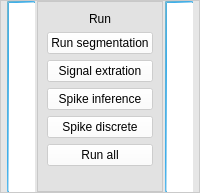
                  <widget class="QFrame" name="frame_30">
                   <property name="sizePolicy">
                    <sizepolicy hsizetype="Preferred" vsizetype="Expanding">
                     <horstretch>0</horstretch>
                     <verstretch>16</verstretch>
                    </sizepolicy>
                   </property>
                   <property name="styleSheet">
                    <string notr="true">background-color:rgba(220, 220, 220, 120);</string>
                   </property>
                   <property name="frameShape">
                    <enum>QFrame::StyledPanel</enum>
                   </property>
                   <property name="frameShadow">
                    <enum>QFrame::Raised</enum>
                   </property>
                   <layout class="QHBoxLayout" name="horizontalLayout_5">
                    <property name="spacing">
                     <number>2</number>
                    </property>
                    <property name="leftMargin">
                     <number>6</number>
                    </property>
                    <property name="topMargin">
                     <number>0</number>
                    </property>
                    <property name="rightMargin">
                     <number>6</number>
                    </property>
                    <property name="bottomMargin">
                     <number>0</number>
                    </property>
                    <item>
                     <widget class="QFrame" name="frame_45">
                      <property name="sizePolicy">
                       <sizepolicy hsizetype="Expanding" vsizetype="Ignored">
                        <horstretch>5</horstretch>
                        <verstretch>5</verstretch>
                       </sizepolicy>
                      </property>
                      <property name="maximumSize">
                       <size>
                        <width>600</width>
                        <height>600</height>
                       </size>
                      </property>
                      <property name="styleSheet">
                       <string notr="true">#frame_45{
background-color:white;
border:2px solid qlineargradient(spread:pad, x1:0, y1:0, x2:1, y2:1, stop:0 rgba(107, 171, 184, 214), stop:0.545455 rgba(19, 157, 230, 211), stop:1 rgba(236, 241, 245, 232));
}</string>
                      </property>
                      <property name="frameShape">
                       <enum>QFrame::StyledPanel</enum>
                      </property>
                      <property name="frameShadow">
                       <enum>QFrame::Raised</enum>
                      </property>
                      <widget class="QLabel" name="label_16">
                       <property name="geometry">
                        <rect>
                         <x>2</x>
                         <y>2</y>
                         <width>454</width>
                         <height>454</height>
                        </rect>
                       </property>
                       <property name="sizePolicy">
                        <sizepolicy hsizetype="Ignored" vsizetype="Ignored">
                         <horstretch>0</horstretch>
                         <verstretch>0</verstretch>
                        </sizepolicy>
                       </property>
                       <property name="minimumSize">
                        <size>
                         <width>80</width>
                         <height>80</height>
                        </size>
                       </property>
                       <property name="styleSheet">
                        <string notr="true">background:white;</string>
                       </property>
                       <property name="frameShadow">
                        <enum>QFrame::Plain</enum>
                       </property>
                       <property name="text">
                        <string/>
                       </property>
                      </widget>
                     </widget>
                    </item>
                    <item>
                     <widget class="QFrame" name="frame_33">
                      <property name="sizePolicy">
                       <sizepolicy hsizetype="Expanding" vsizetype="Preferred">
                        <horstretch>2</horstretch>
                        <verstretch>0</verstretch>
                       </sizepolicy>
                      </property>
                      <property name="maximumSize">
                       <size>
                        <width>800</width>
                        <height>16777215</height>
                       </size>
                      </property>
                      <property name="frameShape">
                       <enum>QFrame::StyledPanel</enum>
                      </property>
                      <property name="frameShadow">
                       <enum>QFrame::Raised</enum>
                      </property>
                      <layout class="QVBoxLayout" name="verticalLayout_7">
                       <property name="spacing">
                        <number>6</number>
                       </property>
                       <property name="topMargin">
                        <number>10</number>
                       </property>
                       <property name="bottomMargin">
                        <number>25</number>
                       </property>
                       <item>
                        <widget class="QLabel" name="label_24">
                         <property name="sizePolicy">
                          <sizepolicy hsizetype="Preferred" vsizetype="Expanding">
                           <horstretch>0</horstretch>
                           <verstretch>1</verstretch>
                          </sizepolicy>
                         </property>
                         <property name="styleSheet">
                          <string notr="true">font: 75 12pt &quot;Adobe Gothic Std B&quot;;
background:transparent</string>
                         </property>
                         <property name="text">
                          <string>Run</string>
                         </property>
                         <property name="alignment">
                          <set>Qt::AlignCenter</set>
                         </property>
                        </widget>
                       </item>
                       <item>
                        <widget class="QPushButton" name="pushButton_run_seg">
                         <property name="sizePolicy">
                          <sizepolicy hsizetype="Minimum" vsizetype="Expanding">
                           <horstretch>0</horstretch>
                           <verstretch>1</verstretch>
                          </sizepolicy>
                         </property>
                         <property name="styleSheet">
                          <string notr="true">QPushButton{
background-color:rgba(255,255,255,150);
font: 9pt &quot;微软雅黑&quot;;
}
QPushButton:hover
{
margin:1px;
}</string>
                         </property>
                         <property name="text">
                          <string>Run segmentation</string>
                         </property>
                        </widget>
                       </item>
                       <item>
                        <widget class="QPushButton" name="pushButton_run_extract">
                         <property name="sizePolicy">
                          <sizepolicy hsizetype="Minimum" vsizetype="Expanding">
                           <horstretch>0</horstretch>
                           <verstretch>1</verstretch>
                          </sizepolicy>
                         </property>
                         <property name="styleSheet">
                          <string notr="true">QPushButton{
background-color:rgba(255,255,255,150);
font: 9pt &quot;微软雅黑&quot;;
}
QPushButton:hover
{
margin:1px;
}</string>
                         </property>
                         <property name="text">
                          <string>Signal extration</string>
                         </property>
                        </widget>
                       </item>
                       <item>
                        <widget class="QPushButton" name="pushButton_run_spike">
                         <property name="sizePolicy">
                          <sizepolicy hsizetype="Minimum" vsizetype="Expanding">
                           <horstretch>0</horstretch>
                           <verstretch>1</verstretch>
                          </sizepolicy>
                         </property>
                         <property name="styleSheet">
                          <string notr="true">QPushButton{
background-color:rgba(255,255,255,150);
font: 9pt &quot;微软雅黑&quot;;
}
QPushButton:hover
{
margin:1px;
}</string>
                         </property>
                         <property name="text">
                          <string>Spike inference</string>
                         </property>
                        </widget>
                       </item>
                       <item>
                        <widget class="QPushButton" name="pushButton_run_discrete">
                         <property name="sizePolicy">
                          <sizepolicy hsizetype="Minimum" vsizetype="Expanding">
                           <horstretch>0</horstretch>
                           <verstretch>1</verstretch>
                          </sizepolicy>
                         </property>
                         <property name="styleSheet">
                          <string notr="true">QPushButton{
background-color:rgba(255,255,255,150);
font: 9pt &quot;微软雅黑&quot;;
}
QPushButton:hover
{
margin:1px;
}</string>
                         </property>
                         <property name="text">
                          <string>Spike discrete</string>
                         </property>
                        </widget>
                       </item>
                       <item>
                        <widget class="QPushButton" name="pushButton_run_all">
                         <property name="sizePolicy">
                          <sizepolicy hsizetype="Minimum" vsizetype="Expanding">
                           <horstretch>0</horstretch>
                           <verstretch>1</verstretch>
                          </sizepolicy>
                         </property>
                         <property name="styleSheet">
                          <string notr="true">QPushButton{
background-color:rgba(255,255,255,150);
font: 9pt &quot;微软雅黑&quot;;
}
QPushButton:hover
{
margin:1px;
}</string>
                         </property>
                         <property name="text">
                          <string>Run all</string>
                         </property>
                        </widget>
                       </item>
                      </layout>
                     </widget>
                    </item>
                    <item>
                     <widget class="QFrame" name="frame_46">
                      <property name="sizePolicy">
                       <sizepolicy hsizetype="Expanding" vsizetype="Preferred">
                        <horstretch>5</horstretch>
                        <verstretch>0</verstretch>
                       </sizepolicy>
                      </property>
                      <property name="maximumSize">
                       <size>
                        <width>600</width>
                        <height>600</height>
                       </size>
                      </property>
                      <property name="styleSheet">
                       <string notr="true">#frame_46{
background-color:white;
border:2px solid qlineargradient(spread:pad, x1:0, y1:0, x2:1, y2:1, stop:0 rgba(107, 171, 184, 214), stop:0.545455 rgba(19, 157, 230, 211), stop:1 rgba(236, 241, 245, 232));
}</string>
                      </property>
                      <property name="frameShape">
                       <enum>QFrame::StyledPanel</enum>
                      </property>
                      <property name="frameShadow">
                       <enum>QFrame::Raised</enum>
                      </property>
                      <widget class="PlotWidget" name="label_17">
                       <property name="geometry">
                        <rect>
                         <x>2</x>
                         <y>2</y>
                         <width>454</width>
                         <height>454</height>
                        </rect>
                       </property>
                       <property name="sizePolicy">
                        <sizepolicy hsizetype="Ignored" vsizetype="Ignored">
                         <horstretch>0</horstretch>
                         <verstretch>0</verstretch>
                        </sizepolicy>
                       </property>
                       <property name="minimumSize">
                        <size>
                         <width>80</width>
                         <height>80</height>
                        </size>
                       </property>
                       <property name="styleSheet">
                        <string notr="true">background:white;</string>
                       </property>
                       <property name="text">
                        <string/>
                       </property>
                      </widget>
                     </widget>
                    </item>
                   </layout>
                  </widget>
